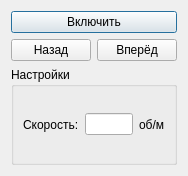
<?xml version="1.0" encoding="UTF-8"?>
<ui version="4.0">
 <class>JOGWindow</class>
 <widget class="QDialog" name="JOGWindow">
  <property name="geometry">
   <rect>
    <x>0</x>
    <y>0</y>
    <width>176</width>
    <height>176</height>
   </rect>
  </property>
  <property name="windowTitle">
   <string>JOG</string>
  </property>
  <layout class="QVBoxLayout" name="verticalLayout_2">
   <item>
    <layout class="QGridLayout" name="gridLayout">
     <item row="0" column="0" colspan="2">
      <widget class="QPushButton" name="ButtonStart">
       <property name="text">
        <string>Включить</string>
       </property>
      </widget>
     </item>
     <item row="1" column="0">
      <widget class="QPushButton" name="ButtonBack">
       <property name="text">
        <string>Назад</string>
       </property>
      </widget>
     </item>
     <item row="1" column="1">
      <widget class="QPushButton" name="ButtonForward">
       <property name="text">
        <string>Вперёд</string>
       </property>
      </widget>
     </item>
    </layout>
   </item>
   <item>
    <widget class="QGroupBox" name="groupBox">
     <property name="title">
      <string>Настройки</string>
     </property>
     <layout class="QVBoxLayout" name="verticalLayout">
      <item>
       <layout class="QHBoxLayout" name="horizontalLayout">
        <item>
         <widget class="QLabel" name="label">
          <property name="text">
           <string>Скорость:</string>
          </property>
         </widget>
        </item>
        <item>
         <widget class="QLineEdit" name="SpeedEdit">
          <property name="sizePolicy">
           <sizepolicy hsizetype="Maximum" vsizetype="Fixed">
            <horstretch>0</horstretch>
            <verstretch>0</verstretch>
           </sizepolicy>
          </property>
          <property name="maximumSize">
           <size>
            <width>50</width>
            <height>16777215</height>
           </size>
          </property>
         </widget>
        </item>
        <item>
         <widget class="QLabel" name="label_2">
          <property name="text">
           <string>об/м</string>
          </property>
         </widget>
        </item>
       </layout>
      </item>
     </layout>
    </widget>
   </item>
  </layout>
 </widget>
 <resources/>
 <connections/>
</ui>
